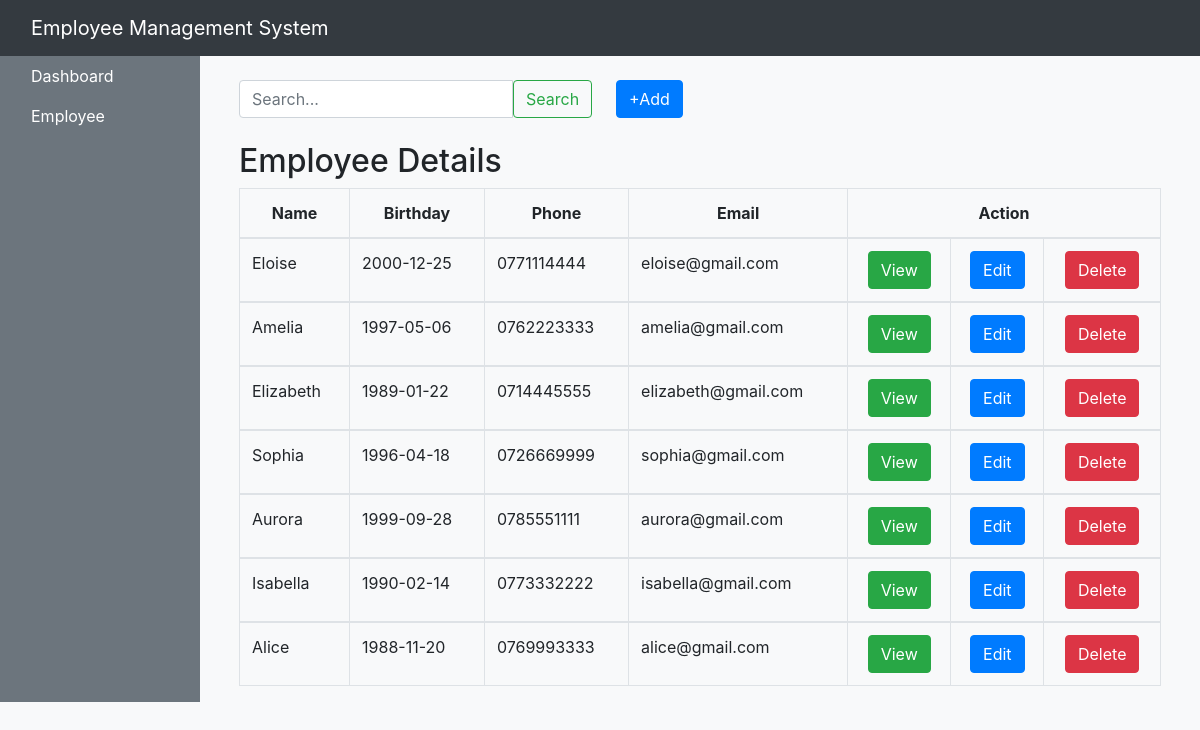
Screenshot of /SysComSolution/index.php with the database file from the repository.
### tables this page shows
CREATE TABLE IF NOT EXISTS `employee` (
  `eid` int NOT NULL AUTO_INCREMENT,
  `Name` varchar(10) NOT NULL,
  `Birthday` varchar(50) NOT NULL,
  `Phone` varchar(10) NOT NULL,
  `Email` varchar(100) NOT NULL,
  `Education` varchar(255) NOT NULL,
  `Skills` varchar(255) NOT NULL,
  `ProfilePic` varchar(20) NOT NULL,
  PRIMARY KEY (`eid`)
);

### SysComSolution/index.php (the view, shortened to what this page needs)
<?php
include 'config.php';
$sql = "SELECT eid, Name, Birthday, Phone, Email FROM employee";
$result = $conn->query($sql);
?>
<!DOCTYPE html>
<html lang="en">
<head>
    <link rel="stylesheet" href="https://maxcdn.bootstrapcdn.com/bootstrap/4.5.2/css/bootstrap.min.css">
</head>
<body class="bg-light">
    <?php
    include 'navbar.php'
    ?>
    <div class="container-fluid">
        <div class="row">
                <?php
                include 'sidebar.php'
                ?>
            <main class="col-md-9 ms-sm-auto col-lg-10 px-md-4">
                <div class="container mt-4">
                    <form class="form-inline">
                        <div class="input-group">
                            <input class="form-control me-2" type="search" placeholder="Search..." aria-label="Search">
                            <button class="btn btn-outline-success" type="submit">Search</button>
                            <div class="pl-4">
                                <a href="create.php" class="btn btn-primary ml-auto" type="button">+Add</a>
                            </div>
                        </div>
                    </form>
                </div>
                <div class="container mt-4">
                    <h2>Employee Details</h2>
                    <table class="table table-bordered">
                        <thead align="center">
                            <tr>
                                <th>Name</th>
                                <th>Birthday</th>
                                <th>Phone</th>
                                <th>Email</th>
                                <th colspan="3">Action</th>
                            </tr>
                        </thead>
                        <?php
                        if ($result->num_rows > 0) {
                            while ($row = $result->fetch_assoc()) {
                                echo "<tr>";
                                echo "<td>" . $row["Name"] . "</td>";
                                echo "<td>" . $row["Birthday"] . "</td>";
                                echo "<td>" . $row["Phone"] . "</td>";
                                echo "<td>" . $row["Email"] . "</td>";
                                $eid = $row["eid"];
                                echo "<td align='center'><a href='employee.php?eid=$eid' class='btn btn-success'>View</a></td>";
                                echo "<td align='center'><a href='edit.php?update=$eid' class='btn btn-primary'>Edit</a></td>";
                                echo "<td align='center'><a href='delete.php?delete=$eid' class='btn btn-danger'>Delete</a></td>";
                                echo "</tr>";
                            }
                            echo "</table>";
                        } else {
                            echo "No records found";
                        }
                        ?>
                </div>
            </main>
        </div>
    </div>
</body>
</html>

### SysComSolution/navbar.php (shortened to what this page needs)
<nav class="navbar navbar-dark bg-dark">
    <div class="container-fluid">
        <a class="navbar-brand">Employee Management System</a>
    </div>
</nav>

### SysComSolution/sidebar.php
<nav class="col-md-3 col-lg-2 bg-secondary sidebar">
    <div class="position-sticky">
        <ul class="nav flex-column">
            <li class="nav-item">
                <a class="nav-link active text-white" href="#">
                    Dashboard
                </a>
            </li>
            <li class="nav-item">
                <a class="nav-link text-white" href="index.php">
                    Employee
                </a>
            </li>
        </ul>
    </div>
</nav>

### rows the page displays
employee: Name "Eloise", Birthday "2000-12-25", Phone "0771114444", Email "eloise@gmail.com"
employee: Name "Amelia", Birthday "1997-05-06", Phone "0762223333", Email "amelia@gmail.com"
employee: Name "Elizabeth", Birthday "1989-01-22", Phone "0714445555", Email "elizabeth@gmail.com"
employee: Name "Sophia", Birthday "1996-04-18", Phone "0726669999", Email "sophia@gmail.com"
employee: Name "Aurora", Birthday "1999-09-28", Phone "0785551111", Email "aurora@gmail.com"
employee: Name "Isabella", Birthday "1990-02-14", Phone "0773332222", Email "isabella@gmail.com"
employee: Name "Alice", Birthday "1988-11-20", Phone "0769993333", Email "alice@gmail.com"
